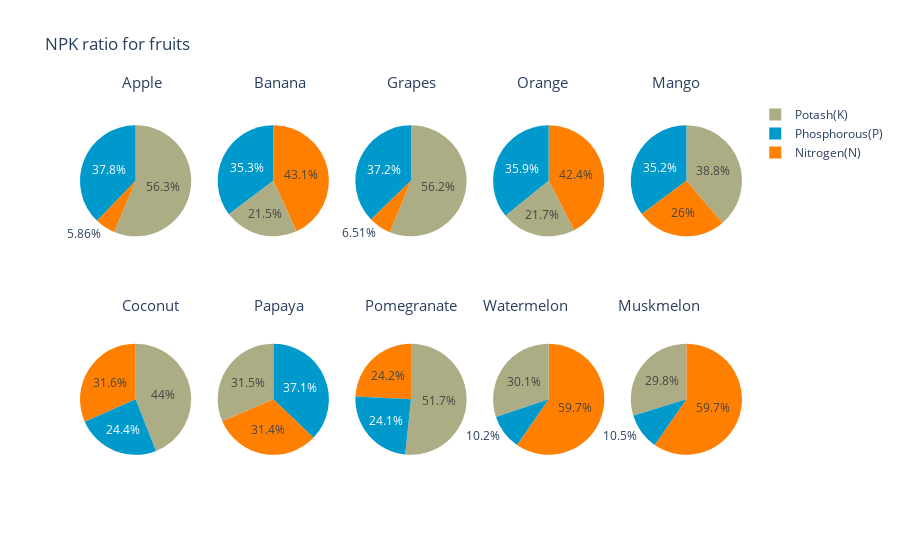

This figure's notebook cell:
### Markdown cell above
### NPK ratio for fruits

### Code cell
labels = ['Nitrogen(N)','Phosphorous(P)','Potash(K)']
specs = [[{'type':'domain'}, {'type':'domain'}, {'type':'domain'}, {'type':'domain'}, {'type':'domain'}],[
         {'type':'domain'}, {'type':'domain'}, {'type':'domain'}, {'type':'domain'}, {'type':'domain'}]]
fig = make_subplots(rows=2, cols=5, specs=specs)
cafe_colors =  ['rgb(255, 128, 0)', 'rgb(0, 153, 204)', 'rgb(173, 173, 133)']

apple_npk = crop_summary[crop_summary.index=='apple']
values = [apple_npk['N'][0], apple_npk['P'][0], apple_npk['K'][0]]
fig.add_trace(go.Pie(labels=labels, values=values,name="Apple", marker_colors=cafe_colors),1, 1)

banana_npk = crop_summary[crop_summary.index=='banana']
values = [banana_npk['N'][0], banana_npk['P'][0], banana_npk['K'][0]]
fig.add_trace(go.Pie(labels=labels, values=values,name="Banana", marker_colors=cafe_colors),1, 2)

grapes_npk = crop_summary[crop_summary.index=='grapes']
values = [grapes_npk['N'][0], grapes_npk['P'][0], grapes_npk['K'][0]]
fig.add_trace(go.Pie(labels=labels, values=values,name="Grapes", marker_colors=cafe_colors),1, 3)

orange_npk = crop_summary[crop_summary.index=='orange']
values = [orange_npk['N'][0], orange_npk['P'][0], orange_npk['K'][0]]
fig.add_trace(go.Pie(labels=labels, values=values,name="Orange", marker_colors=cafe_colors),1, 4)

mango_npk = crop_summary[crop_summary.index=='mango']
values = [mango_npk['N'][0], mango_npk['P'][0], mango_npk['K'][0]]
fig.add_trace(go.Pie(labels=labels, values=values,name="Mango", marker_colors=cafe_colors),1, 5)

coconut_npk = crop_summary[crop_summary.index=='coconut']
values = [coconut_npk['N'][0], coconut_npk['P'][0], coconut_npk['K'][0]]
fig.add_trace(go.Pie(labels=labels, values=values,name="Coconut", marker_colors=cafe_colors),2, 1)

papaya_npk = crop_summary[crop_summary.index=='papaya']
values = [papaya_npk['N'][0], papaya_npk['P'][0], papaya_npk['K'][0]]
fig.add_trace(go.Pie(labels=labels, values=values,name="Papaya", marker_colors=cafe_colors),2, 2)

pomegranate_npk = crop_summary[crop_summary.index=='pomegranate']
values = [pomegranate_npk['N'][0], pomegranate_npk['P'][0], pomegranate_npk['K'][0]]
fig.add_trace(go.Pie(labels=labels, values=values,name="Pomegranate", marker_colors=cafe_colors),2, 3)

watermelon_npk = crop_summary[crop_summary.index=='watermelon']
values = [watermelon_npk['N'][0], watermelon_npk['P'][0], watermelon_npk['K'][0]]
fig.add_trace(go.Pie(labels=labels, values=values,name="Watermelon", marker_colors=cafe_colors),2, 4)

muskmelon_npk = crop_summary[crop_summary.index=='muskmelon']
values = [muskmelon_npk['N'][0], muskmelon_npk['P'][0], muskmelon_npk['K'][0]]
fig.add_trace(go.Pie(labels=labels, values=values,name="Muskmelon", marker_colors=cafe_colors),2, 5)

fig.update_layout(
    title_text="NPK ratio for fruits",
    annotations=[dict(text='Apple',x=0.06,y=1.08, font_size=15, showarrow=False),
                 dict(text='Banana',x=0.26,y=1.08, font_size=15, showarrow=False),
                 dict(text='Grapes',x=0.50,y=1.08, font_size=15, showarrow=False),
                 dict(text='Orange',x=0.74,y=1.08, font_size=15, showarrow=False),
                dict(text='Mango',x=0.94,y=1.08, font_size=15, showarrow=False),
                dict(text='Coconut',x=0.06,y=0.46, font_size=15, showarrow=False),
                 dict(text='Papaya',x=0.26,y=0.46, font_size=15, showarrow=False),
                 dict(text='Pomegranate',x=0.50,y=0.46, font_size=15, showarrow=False),
                 dict(text='Watermelon',x=0.74,y=0.46, font_size=15, showarrow=False),
                dict(text='Muskmelon',x=0.94,y=0.46, font_size=15, showarrow=False)])
fig.show()

### Figure 1 — Plotly figure (JSON) as saved in the notebook; plotly's stock layout.template omitted (floating-point values rounded to 4 significant figures)
{"data": [{"domain": {"x": [0, 0.168], "y": [0.575, 1]}, "labels": ["Nitrogen(N)", "Phosphorous(P)", "Potash(K)"], "marker": {"colors": ["rgb(255, 128, 0)", "rgb(0, 153, 204)", "rgb(173, 173, 133)"]}, "name": "Apple", "type": "pie", "values": [20.8, 134.2, 199.9]}, {"domain": {"x": [0.208, 0.376], "y": [0.575, 1]}, "labels": ["Nitrogen(N)", "Phosphorous(P)", "Potash(K)"], "marker": {"colors": ["rgb(255, 128, 0)", "rgb(0, 153, 204)", "rgb(173, 173, 133)"]}, "name": "Banana", "type": "pie", "values": [100.2, 82.01, 50.05]}, {"domain": {"x": [0.416, 0.584], "y": [0.575, 1]}, "labels": ["Nitrogen(N)", "Phosphorous(P)", "Potash(K)"], "marker": {"colors": ["rgb(255, 128, 0)", "rgb(0, 153, 204)", "rgb(173, 173, 133)"]}, "name": "Grapes", "type": "pie", "values": [23.18, 132.5, 200.1]}, {"domain": {"x": [0.624, 0.792], "y": [0.575, 1]}, "labels": ["Nitrogen(N)", "Phosphorous(P)", "Potash(K)"], "marker": {"colors": ["rgb(255, 128, 0)", "rgb(0, 153, 204)", "rgb(173, 173, 133)"]}, "name": "Orange", "type": "pie", "values": [19.58, 16.55, 10.01]}, {"domain": {"x": [0.832, 1], "y": [0.575, 1]}, "labels": ["Nitrogen(N)", "Phosphorous(P)", "Potash(K)"], "marker": {"colors": ["rgb(255, 128, 0)", "rgb(0, 153, 204)", "rgb(173, 173, 133)"]}, "name": "Mango", "type": "pie", "values": [20.07, 27.18, 29.92]}, {"domain": {"x": [0, 0.168], "y": [0, 0.425]}, "labels": ["Nitrogen(N)", "Phosphorous(P)", "Potash(K)"], "marker": {"colors": ["rgb(255, 128, 0)", "rgb(0, 153, 204)", "rgb(173, 173, 133)"]}, "name": "Coconut", "type": "pie", "values": [21.98, 16.93, 30.59]}, {"domain": {"x": [0.208, 0.376], "y": [0, 0.425]}, "labels": ["Nitrogen(N)", "Phosphorous(P)", "Potash(K)"], "marker": {"colors": ["rgb(255, 128, 0)", "rgb(0, 153, 204)", "rgb(173, 173, 133)"]}, "name": "Papaya", "type": "pie", "values": [49.88, 59.05, 50.04]}, {"domain": {"x": [0.416, 0.584], "y": [0, 0.425]}, "labels": ["Nitrogen(N)", "Phosphorous(P)", "Potash(K)"], "marker": {"colors": ["rgb(255, 128, 0)", "rgb(0, 153, 204)", "rgb(173, 173, 133)"]}, "name": "Pomegranate", "type": "pie", "values": [18.87, 18.75, 40.21]}, {"domain": {"x": [0.624, 0.792], "y": [0, 0.425]}, "labels": ["Nitrogen(N)", "Phosphorous(P)", "Potash(K)"], "marker": {"colors": ["rgb(255, 128, 0)", "rgb(0, 153, 204)", "rgb(173, 173, 133)"]}, "name": "Watermelon", "type": "pie", "values": [99.42, 17, 50.22]}, {"domain": {"x": [0.832, 1], "y": [0, 0.425]}, "labels": ["Nitrogen(N)", "Phosphorous(P)", "Potash(K)"], "marker": {"colors": ["rgb(255, 128, 0)", "rgb(0, 153, 204)", "rgb(173, 173, 133)"]}, "name": "Muskmelon", "type": "pie", "values": [100.3, 17.72, 50.08]}], "layout": {"annotations": [{"font": {"size": 15}, "showarrow": false, "text": "Apple", "x": 0.06, "y": 1.08}, {"font": {"size": 15}, "showarrow": false, "text": "Banana", "x": 0.26, "y": 1.08}, {"font": {"size": 15}, "showarrow": false, "text": "Grapes", "x": 0.5, "y": 1.08}, {"font": {"size": 15}, "showarrow": false, "text": "Orange", "x": 0.74, "y": 1.08}, {"font": {"size": 15}, "showarrow": false, "text": "Mango", "x": 0.94, "y": 1.08}, {"font": {"size": 15}, "showarrow": false, "text": "Coconut", "x": 0.06, "y": 0.46}, {"font": {"size": 15}, "showarrow": false, "text": "Papaya", "x": 0.26, "y": 0.46}, {"font": {"size": 15}, "showarrow": false, "text": "Pomegranate", "x": 0.5, "y": 0.46}, {"font": {"size": 15}, "showarrow": false, "text": "Watermelon", "x": 0.74, "y": 0.46}, {"font": {"size": 15}, "showarrow": false, "text": "Muskmelon", "x": 0.94, "y": 0.46}], "title": {"text": "NPK ratio for fruits"}}}
